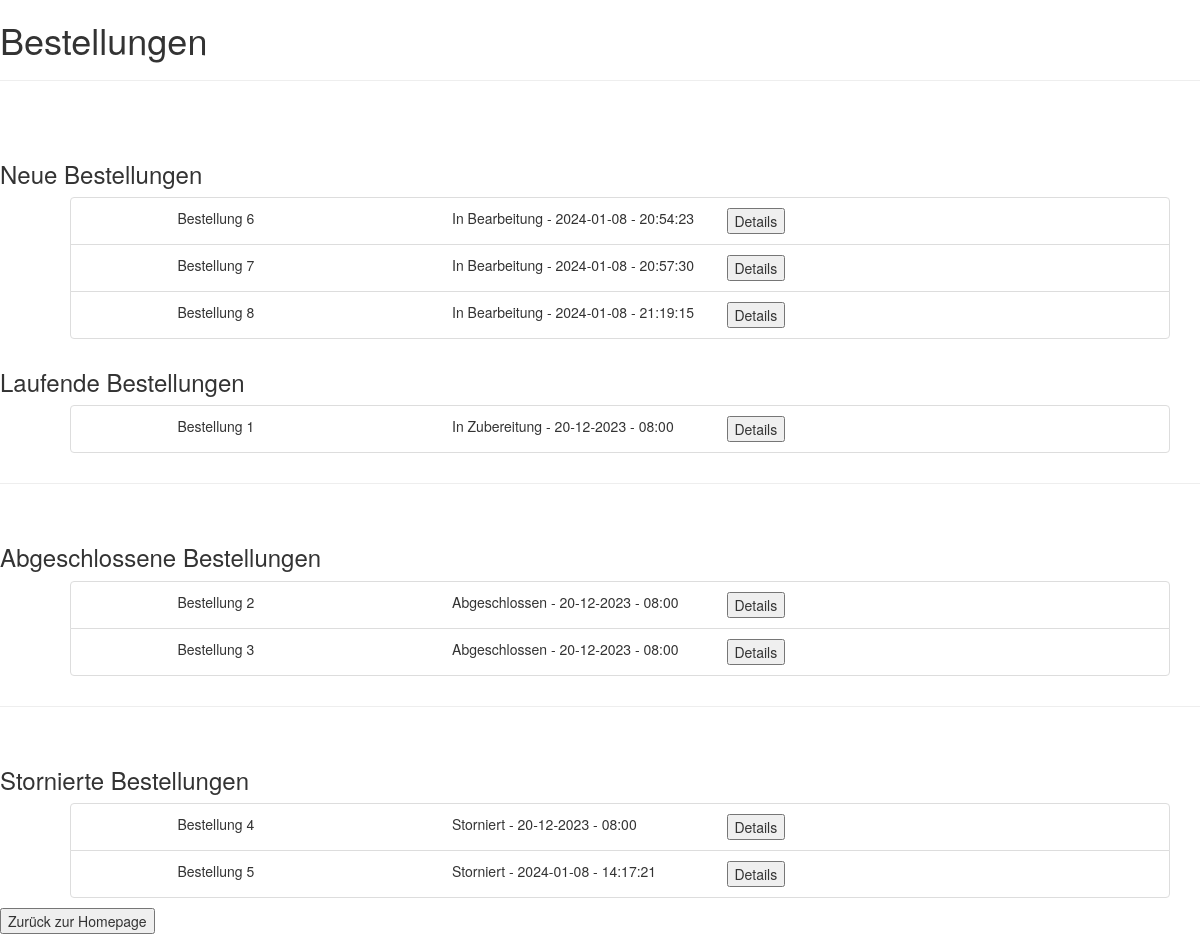
The app's page /restaurant/bestellungen (signed in) with its own data.
### tables this page shows
CREATE TABLE 'bestellung' ('bestell_id' INTEGER PRIMARY KEY AUTOINCREMENT,'status' TEXT, 'eingangsTag' DATE, 'eingangsUhrzeit' TIME, 'zusatztext' TEXT, 'restaurant_username' TEXT, 'customer_username' TEXT, FOREIGN KEY (restaurant_username) references restaurant(username), FOREIGN KEY (customer_username) references kunde(username));

### app.py (the view)
@app.route('/restaurant/bestellungen')
def restaurantOrders():
    if(not 'restaurant_username' in session):
        return render_template('restaurant_login.html')
    username = session['restaurant_username']
    openOrders = zugreifer.getNewOrdersForRestaurant(username)
    pendingOrders = zugreifer.getPendingOrdersForRestaurant(username)
    finishedOrders = zugreifer.getFinishedOrdersForRestaurant(username)
    canceledOrders = zugreifer.getCanceledOrdersForRestaurant(username)
    return render_template('restaurant_orders.html',openOrders = openOrders, pendingOrders = pendingOrders, finishedOrders = finishedOrders, canceledOrders = canceledOrders)

### zugreifer.py (called while the page is built)
def getNewOrdersForRestaurant(username):
    con = sqlite3.connect("Database.db")
    cur = con.cursor()
    result = cur.execute("SELECT * FROM bestellung where restaurant_username='" + username + "' and status='In Bearbeitung' order by eingangsTag asc , eingangsUhrzeit asc;");
    newOrders = list()
    for x in result:
        newOrders.append(order(x[0], x[1], x[2], x[3], x[4], x[5], x[6]))
    cur.close()
    con.close()
    return newOrders;

def getPendingOrdersForRestaurant(username):
    con = sqlite3.connect("Database.db")
    cur = con.cursor()
    result = cur.execute("SELECT * FROM bestellung where restaurant_username='" + username + "' and status='In Zubereitung' order by eingangsTag asc , eingangsUhrzeit asc;");
    pendingOrders = list()
    for x in result:
        pendingOrders.append(order(x[0], x[1], x[2], x[3], x[4], x[5], x[6]))
    cur.close()
    con.close()
    return pendingOrders;

def getFinishedOrdersForRestaurant(username):
    con = sqlite3.connect("Database.db")
    cur = con.cursor()
    result = cur.execute("SELECT * FROM bestellung where restaurant_username='" + username + "' and status='Abgeschlossen' order by eingangsTag asc , eingangsUhrzeit asc;");
    finishedOrders = list()
    for x in result:
        finishedOrders.append(order(x[0], x[1], x[2], x[3], x[4], x[5], x[6]))
    cur.close()
    con.close()
    return finishedOrders;

def getCanceledOrdersForRestaurant(username):
    con = sqlite3.connect("Database.db")
    cur = con.cursor()
    result = cur.execute("SELECT * FROM bestellung where restaurant_username='" + username + "' and status='Storniert' order by eingangsTag asc , eingangsUhrzeit asc;");
    canceledOrders = list()
    for x in result:
        canceledOrders.append(order(x[0], x[1], x[2], x[3], x[4], x[5], x[6]))
    cur.close()
    con.close()
    return canceledOrders;

### templates/restaurant_orders.html (shortened to what this page needs)
<!DOCTYPE html>
<html>
    <head>
        <link rel="stylesheet" href="https://maxcdn.bootstrapcdn.com/bootstrap/3.4.1/css/bootstrap.min.css">
    </head>
    <body>
        <h1>Bestellungen</h1>
        <hr><br>
        <br>
        <h3>Neue Bestellungen</h3>
        <div class="container">
        <ul>
            {%for openOrder in openOrders%}
            <li class="list-group-item" style="list-style-type: none;">
                <div class="row">
                    <div class="col-sm-1"></div>
                    <div class="col-sm-3">
                        Bestellung {{ openOrder.orderId }}
                    </div>
                    <div class="col-sm-3">
                        {{ openOrder.status }} - {{ openOrder.date }} - {{ openOrder.time }}
                    </div>
                    <div class="col-sm-3">
                        <form action="{{ url_for('newOrderDetails',orderId = openOrder.orderId) }}" method=post >
                            <button type="submit">Details</button>
                        </form>
                    </div>
            </li>
            {% endfor %}
        </ul>
        </div>
        <h3>Laufende Bestellungen</h3>
        <div class="container">
            <ul>
                {%for pendingOrder in pendingOrders%}
                <li class="list-group-item" style="list-style-type: none;">
                    <div class="row">
                        <div class="col-sm-1"></div>
                        <div class="col-sm-3">
                            Bestellung {{ pendingOrder.orderId }}
                        </div>
                        <div class="col-sm-3">
                            {{ pendingOrder.status }} - {{ pendingOrder.date }} - {{ pendingOrder.time }}
                        </div>
                        <div class="col-sm-3">
                            <form action="{{ url_for('restaurantOrderDetails',orderId = pendingOrder.orderId) }}" method=post >
                                <button type="submit">Details</button>
                            </form>
                        </div>
                </li>
                {% endfor %}
            </ul>
        </div>
        <hr><br>
        <h3>Abgeschlossene Bestellungen</h3>
        <div class="container">
            <ul>
                {%for finishedOrder in finishedOrders %}
                <li class="list-group-item" style="list-style-type: none;">
                    <div class="row">
                        <div class="col-sm-1"></div>
                        <div class="col-sm-3">
                            Bestellung {{ finishedOrder.orderId }}
                        </div>
                        <div class="col-sm-3">
                            {{ finishedOrder.status }} - {{ finishedOrder.date }} - {{ finishedOrder.time }}
                        </div>
                        <div class="col-sm-3">
                            <form action="{{ url_for('restaurantOrderDetails',orderId = finishedOrder.orderId) }}" method=post >
                                <button type="submit">Details</button>
                            </form>
                        </div>
                </li>
                {% endfor %}
            </ul>
        </div>
        <hr><br>
        <h3>Stornierte Bestellungen</h3>
        <div class="container">
            <ul>
                {%for canceledOrder in canceledOrders %}
                <li class="list-group-item" style="list-style-type: none;">
                    <div class="row">
                        <div class="col-sm-1"></div>
                        <div class="col-sm-3">
                            Bestellung {{ canceledOrder.orderId }}
                        </div>
                        <div class="col-sm-3">
                            {{ canceledOrder.status }} - {{ canceledOrder.date }} - {{ canceledOrder.time }}
                        </div>
                        <div class="col-sm-3">
                            <form action="{{ url_for('restaurantOrderDetails',orderId = canceledOrder.orderId) }}" method=post >
                                <button type="submit">Details</button>
                            </form>
                        </div>
                </li>
                {% endfor %}
            </ul>
        </div>
        <div class="row-sm-20">
            <form action="/restaurant" method="get">
                <button type="submit">Zurück zur Homepage</button>
            </form>
        </div>
    </body>
</html>

### records on screen
bestellung: orderId "6", status "In Bearbeitung", date "2024-01-08", time "20:54:23"
bestellung: orderId "7", status "In Bearbeitung", date "2024-01-08", time "20:57:30"
bestellung: orderId "8", status "In Bearbeitung", date "2024-01-08", time "21:19:15"
bestellung: orderId "1", status "In Zubereitung", date "20-12-2023", time "08:00"
bestellung: orderId "2", status "Abgeschlossen", date "20-12-2023", time "08:00"
bestellung: orderId "3", status "Abgeschlossen", date "20-12-2023", time "08:00"
bestellung: orderId "4", status "Storniert", date "20-12-2023", time "08:00"
bestellung: orderId "5", status "Storniert", date "2024-01-08", time "14:17:21"
